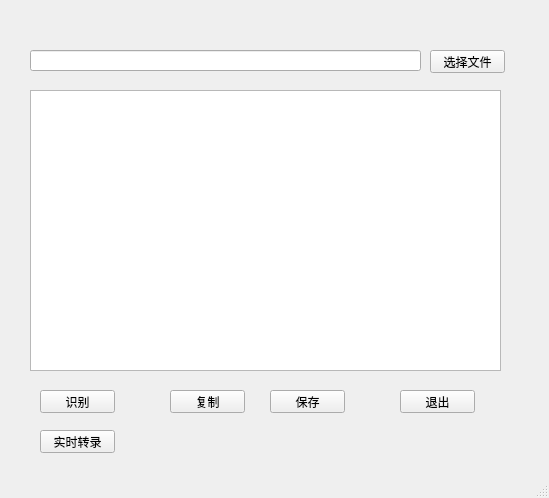
<?xml version="1.0" encoding="UTF-8"?>
<ui version="4.0">
 <class>MainWindow</class>
 <widget class="QMainWindow" name="MainWindow">
  <property name="geometry">
   <rect>
    <x>0</x>
    <y>0</y>
    <width>549</width>
    <height>498</height>
   </rect>
  </property>
  <property name="windowTitle">
   <string>星宇语音识别软件</string>
  </property>
  <widget class="QWidget" name="centralwidget">
   <widget class="QLineEdit" name="lineEditPath">
    <property name="geometry">
     <rect>
      <x>30</x>
      <y>50</y>
      <width>391</width>
      <height>21</height>
     </rect>
    </property>
    <property name="toolTip">
     <string>显示 wav 路径</string>
    </property>
   </widget>
   <widget class="QPushButton" name="btnChooseFile">
    <property name="geometry">
     <rect>
      <x>430</x>
      <y>50</y>
      <width>75</width>
      <height>23</height>
     </rect>
    </property>
    <property name="toolTip">
     <string>选择文件</string>
    </property>
    <property name="text">
     <string>选择文件</string>
    </property>
   </widget>
   <widget class="QPushButton" name="btnRecognize">
    <property name="geometry">
     <rect>
      <x>40</x>
      <y>390</y>
      <width>75</width>
      <height>23</height>
     </rect>
    </property>
    <property name="toolTip">
     <string>识别</string>
    </property>
    <property name="text">
     <string>识别</string>
    </property>
   </widget>
   <widget class="QPushButton" name="btnCopy">
    <property name="geometry">
     <rect>
      <x>170</x>
      <y>390</y>
      <width>75</width>
      <height>23</height>
     </rect>
    </property>
    <property name="toolTip">
     <string>复制</string>
    </property>
    <property name="text">
     <string>复制</string>
    </property>
   </widget>
   <widget class="QPushButton" name="btnSave">
    <property name="geometry">
     <rect>
      <x>270</x>
      <y>390</y>
      <width>75</width>
      <height>23</height>
     </rect>
    </property>
    <property name="statusTip">
     <string>保存</string>
    </property>
    <property name="text">
     <string>保存</string>
    </property>
   </widget>
   <widget class="QPushButton" name="btnExit">
    <property name="geometry">
     <rect>
      <x>400</x>
      <y>390</y>
      <width>75</width>
      <height>23</height>
     </rect>
    </property>
    <property name="toolTip">
     <string>退出</string>
    </property>
    <property name="text">
     <string>退出</string>
    </property>
   </widget>
   <widget class="QPushButton" name="btnRecordAndRecognize">
    <property name="geometry">
     <rect>
      <x>40</x>
      <y>430</y>
      <width>75</width>
      <height>23</height>
     </rect>
    </property>
    <property name="toolTip">
     <string>实时录音识别</string>
    </property>
    <property name="text">
     <string>实时转录</string>
    </property>
   </widget>
   <widget class="QTextEdit" name="textEditOutput">
    <property name="geometry">
     <rect>
      <x>30</x>
      <y>90</y>
      <width>471</width>
      <height>281</height>
     </rect>
    </property>
    <property name="toolTip">
     <string>滚动文本框</string>
    </property>
   </widget>
  </widget>
  <widget class="QMenuBar" name="menubar">
   <property name="geometry">
    <rect>
     <x>0</x>
     <y>0</y>
     <width>549</width>
     <height>21</height>
    </rect>
   </property>
  </widget>
  <widget class="QStatusBar" name="statusbar"/>
 </widget>
 <resources/>
 <connections/>
</ui>
